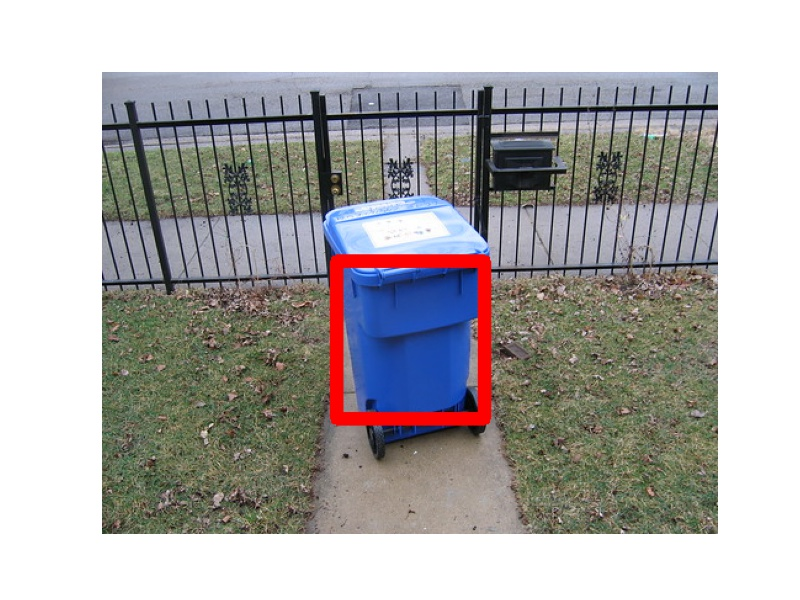
#> input picture images/bin/0061.jpg, 800 x 600 px; its folder holds only this picture in this run
$ python -i bin_detector.py   (imports and definitions only)
#> lines starting #> are read from the running program, lines starting #| are printed output that depends on the picture; after the words box and inside, x2 and y2 are one past the last pixel; in counts of white or black regions, pixels touching at a corner belong together
#> further down, picture is the input picture: shape (600, 800, 3); mean B, G, R 172.1, 172.8, 174.5
'''
ECE276A WI22 PR1: Color Classification and Recycling Bin Detection
'''

import numpy as np
import os,cv2
import skimage
from skimage.measure import label, regionprops
import pickle
from math import pi
from glob import glob
from matplotlib import pyplot as plt
import sys,os

color_space, mode = 'rgb', 2
folder_path = os.path.dirname(os.path.abspath(__file__))

if color_space == 'rgb':
	if mode == 1:
		model_path = os.path.join(folder_path, 'bin_detection_rgb.pkl')
	else:
		model_path = os.path.join(folder_path, 'mog_rgb.pkl')
elif color_space == 'yuv':
	if mode == 1:
		model_path = os.path.join(folder_path, 'bin_detection_ycrcb.pkl')
	else:
		model_path = os.path.join(folder_path, 'mog_yuv.pkl')

class BinDetector():
	def __init__(self):
		'''
			Initilize your bin detector with the attributes you need,
			e.g., parameters of your classifier
		'''
		with open(model_path, 'rb') as f:
#> (reads bin_detection/mog_rgb.pkl from the repository)
			params = pickle.load(f)

		self.mu_1, self.cov_1, self.mu_0, self.cov_0, self.prior_1, self.prior_0 = params[0], params[1], params[2], params[3], params[4], params[5]

		if mode == 1:
			self.mu_1 = self.mu_1[:,None].T
			self.mu_0 = self.mu_0[:,None].T

		if mode == 2:
			self.p1 = 0.43
			self.p0 = 1- self.p1

	def segment_image(self, img):
		'''
			Obtain a segmented image using a color classifier,
			e.g., Logistic Regression, Single Gaussian Generative Model, Gaussian Mixture,
			call other functions in this class if needed

			Inputs:
				img - original image
			Outputs:
				mask_img - a binary image with 1 if the pixel in the original image is blue and 0 otherwise
		'''
		################################################################
		# YOUR CODE AFTER THIS LINE

		if color_space == 'rgb':
			if mode == 1:
				gamma = 1
				invGamma = 1.0 / gamma
				correction_factor = np.array([((i / 255.0) ** invGamma) * 255 for i in np.arange(0, 256)]).astype("uint8")
				img = cv2.LUT(img,correction_factor)
				img = cv2.cvtColor(img, cv2.COLOR_BGR2RGB)
			elif mode == 2:
				gamma = 1
				invGamma = 1.0 / gamma
				correction_factor = np.array([((i / 255.0) ** invGamma) * 255 for i in np.arange(0, 256)]).astype("uint8")
				img = cv2.LUT(img,correction_factor)
				img = cv2.cvtColor(img, cv2.COLOR_BGR2RGB)
				img = img / 255

		elif color_space == 'yuv':
			if mode == 1:
				gamma = 1
				invGamma = 1.0 / gamma
				correction_factor = np.array([((i / 255.0) ** invGamma) * 255 for i in np.arange(0, 256)]).astype("uint8")
				img = cv2.LUT(img,correction_factor)
				img = cv2.cvtColor(img, cv2.COLOR_BGR2YUV)
			elif mode == 2:
				gamma = 1
				invGamma = 1.0 / gamma
				correction_factor = np.array([((i / 255.0) ** invGamma) * 255 for i in np.arange(0, 256)]).astype("uint8")
				img = cv2.LUT(img,correction_factor)
				img = cv2.cvtColor(img, cv2.COLOR_BGR2YUV)
				img = img / 255

		X = img.reshape((img.shape[0]*img.shape[1]), img.shape[2])
		mask_img = np.zeros(img.shape[0]*img.shape[1], dtype = np.uint8)

		step = 100
		K = len(X)//step
#> K = 4800
		if mode == 1:
			for i in range(K):
				bin_likelihood = self.gaussian_posterior_likelihood(X[step*i : step*(i + 1) + 1], self.mu_1, self.cov_1, self.prior_1)
				non_bin_likelihood = self.gaussian_posterior_likelihood(X[step*i : step*(i + 1) + 1], self.mu_0, self.cov_0, self.prior_0)
				mask_img[step*i : step*(i + 1) + 1]  = bin_likelihood < non_bin_likelihood

			bin_likelihood = self.gaussian_posterior_likelihood(X[step*K : len(X)], self.mu_1, self.cov_1, self.prior_1)
			non_bin_likelihood = self.gaussian_posterior_likelihood(X[step*K : len(X)], self.mu_0, self.cov_0, self.prior_0)
			mask_img[step*K : len(X)]  = bin_likelihood < non_bin_likelihood

		elif mode == 2:
			for i in (range(K)):
				bin_likelihood = self.mog_prob(X[step*i : step*(i + 1) + 1],  self.prior_1,self.mu_1, self.cov_1,self.p1)
				non_bin_likelihood = self.mog_prob(X[step*i : step*(i + 1) + 1], self.prior_0, self.mu_0, self.cov_0,self.p0)
				mask_img[step*i : step*(i + 1) + 1]  = bin_likelihood > non_bin_likelihood

			bin_likelihood = self.mog_prob(X[step*K : len(X)], self.prior_1, self.mu_1, self.cov_1,self.p1)
			non_bin_likelihood = self.mog_prob(X[step*K : len(X)], self.prior_0, self.mu_0, self.cov_0,self.p0)
			mask_img[step*K : len(X)]  = bin_likelihood > non_bin_likelihood


		mask_img = mask_img.reshape(img.shape[0],img.shape[1])
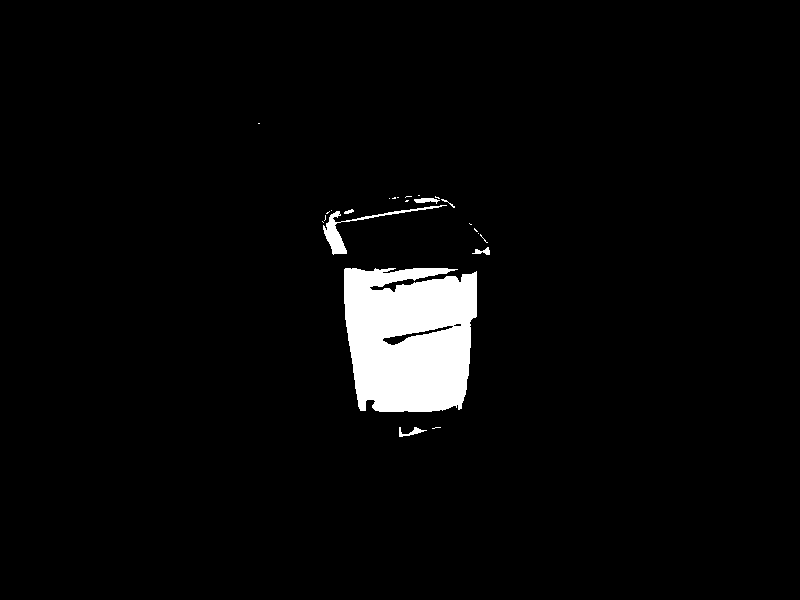
#> mask_img: shape (600, 800); values 0 (black) and 1 (white), 3.7% white; 24 white regions (17 under 20 px), largest, box (x1, y1, x2, y2) and area: (344, 268, 477, 412) 16447, (323, 205, 447, 255) 746, (399, 427, 427, 437) 107

		# YOUR CODE BEFORE THIS LINE
		################################################################
		return mask_img

	# [52 lines left out: functions get_bounding_boxes, gaussian_posterior_likelihood, not called in this run]

	def mog_prob(self, x, prior, mu, cov,p):
		'''
		: Compute the mixture of gaussian probility density function for given input
		: p(x | yi) = (p(x | z1 )* pi1 + p(x | z2) * pi2 + p(x | z3)*pi3)
		: p(yi,x) = p(x | yi) * p(yi)
		: p(yi) is the prior class probability of class i which equals number of samples of i / total samples
		'''
		prob = np.zeros((len(x)))
		for i in range(3):
			prob = np.add(prob, self.gaussian(x, mu[i], np.diag(cov[i])) * prior[i])
		return prob*p

	def gaussian(self, x, mu, cov):
		'''
		'''
		d = np.shape(x)[1]
		dr = 1/(np.sqrt((2* pi)**(d) * np.linalg.det(cov)))
		nr = (np.exp(-np.diag((x - mu)@(np.linalg.inv(cov))@((x - mu).T) / 2)))
		return nr * dr

>>> import cv2
>>> picture = cv2.imread('../images/bin/0061.jpg')
>>> result = BinDetector().segment_image(picture)
